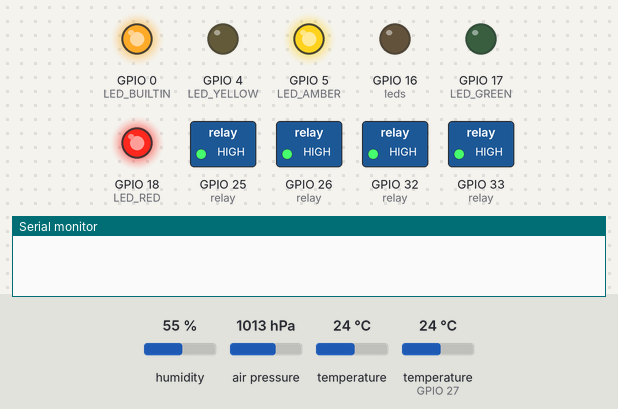
Recording of a program running on a simulated ESP32. Shown: switched loads named in the program (green lamp = pin HIGH), output pins drawn as LEDs (lit = HIGH), the last lines printed to the serial monitor. Inputs (shaded band) come from the test bench; at power-on: humidity 55 %, air pressure 1013 hPa, temperature 24 °C, temperature (sensor on GPIO 27) 24 °C. WiFi joins after 1.5 s; servers stay silent unless stated; no MQTT or app messages arrive unless stated.

Above: at 0.2 s.
At 0.7 s:
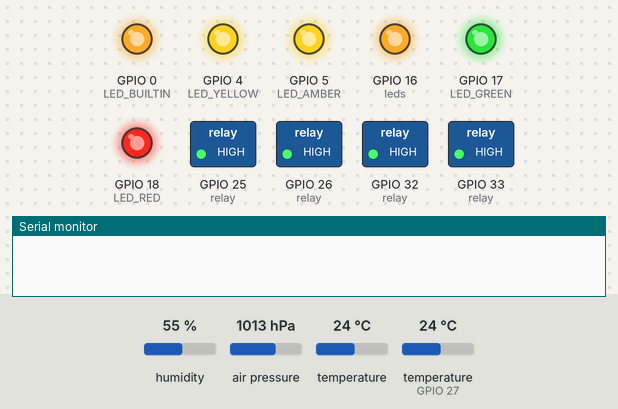
At 1.4 s:
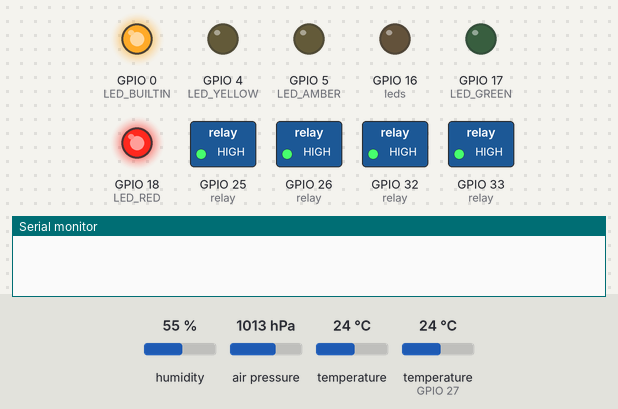
At 1.9 s:
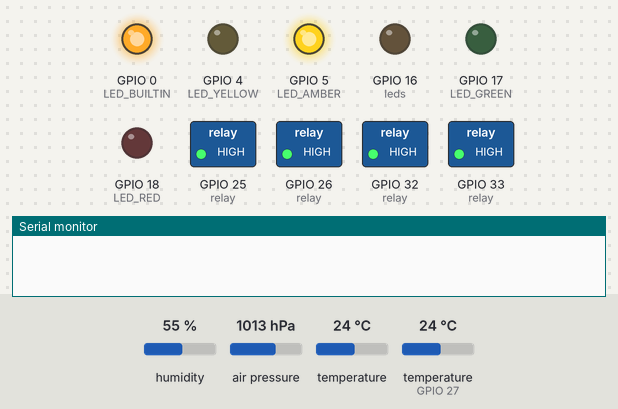
At 22.0 s:
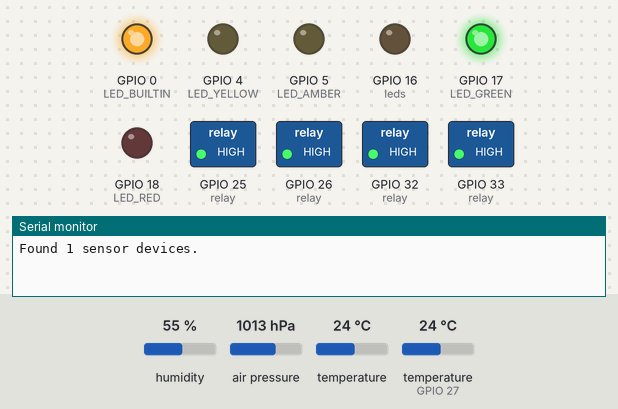
Timing chart, 0 to 23.5 s (numbered marks = the images above):
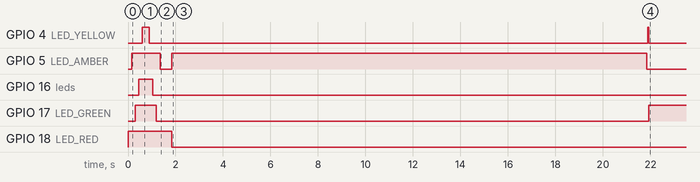

The program:

main.cpp
```cpp
#include <Arduino.h>
#include <Wire.h>
#include <SPI.h>
#include <Adafruit_Sensor.h>
#include <Adafruit_BME280.h>
#include <WiFi.h>
#include <OneWire.h>
#include <DallasTemperature.h>
#include <PubSubClient.h>

#include "main.hpp"

/* Sensors stuff */
Adafruit_BME280 airSensor; // Use I2C by default
#define SEALEVELPRESSURE_HPA (1013.25)
#define BME_ADDRESS 0x76  // This is usually 0x76 or 0x77 it depends on the sensor
#define BME_SDA 21  // Not really needed, just for the reference
#define BME_SCL 22  // Not really needed, just for the reference

#define ONEWIRE_PIN 27
OneWire oneWire(ONEWIRE_PIN);
DallasTemperature waterSensor(&oneWire);
DeviceAddress waterSensorAddress;

/* LEDS */
#define LED_BUILTIN 0
#define LED_RED     18
#define LED_AMBER   5
#define LED_GREEN   17
#define LED_BLUE    16
#define LED_YELLOW  4

int leds[5] = { LED_RED, LED_AMBER, LED_GREEN, LED_BLUE, LED_YELLOW};

/* Relays */
#define RELAY_1 32
#define RELAY_2 33
#define RELAY_3 25
#define RELAY_4 26

int relay[4] = {RELAY_1, RELAY_2, RELAY_3, RELAY_4};

/* Wireless and MQTT */
char ssid[] = "YOUR SSID";
char pass[] = "YOUR WPA";
int status = WL_IDLE_STATUS;
char mqttServer[] = "192.168.1.1";

WiFiClient espClient;
PubSubClient client(mqttServer, 1883, callback, espClient);

// Timekeeping
long mqttPing = 0;

void setup() {
  Serial.begin(115200);
  while(!Serial) {} // Wait

  // Pin setup
  pinMode(LED_BUILTIN, OUTPUT);

  // Set default LED states
  digitalWrite(LED_BUILTIN, HIGH);  // Builtin LED needs to be set to LOW to turn it off
  for (int i = 0; i < 5; i++) {
    digitalWrite(leds[i], LOW);
    pinMode(leds[i], OUTPUT);
  }

  // Initialize relays
  for (int i = 0; i < 4; i++) {
    digitalWrite(relay[i], HIGH);
    pinMode(relay[i], OUTPUT);
  }

  flash_leds();

  // Set WIFI mode
  WiFi.mode(WIFI_STA);
  WiFi.disconnect();
  delay(200);

  // Connect to WiFi
  while ( status != WL_CONNECTED) {
    digitalWrite(LED_AMBER, HIGH);
    digitalWrite(LED_RED, LOW);
    status = WiFi.begin(ssid, pass);
    delay(10000);
  }
  digitalWrite(LED_AMBER, LOW);

  // Star Wire protocol
  Wire.begin();
  while(!airSensor.begin(BME_ADDRESS)) {
    Serial.println("Could not find BME280I2C sensor!");
    delay(1000);
  }

  waterSensor.begin();
  Serial.print("Found ");
  Serial.print(waterSensor.getDeviceCount(), DEC);
  Serial.println(" sensor devices.");

  if (!waterSensor.getAddress(waterSensorAddress, 0)) {
    Serial.println("Unable to find address for water sensor.");
  }
}

float airTemp, waterTemp, airHumidity, airPressure;

void loop() {
  long now;
  char tmpStr[8];

  if (!client.connected()) {
    digitalWrite(LED_YELLOW, HIGH);
    reconnect();
    digitalWrite(LED_YELLOW, LOW);
    digitalWrite(LED_GREEN, HIGH);
  }
  client.loop();

  now = millis();

  if ( now - mqttPing > 5000 ) {
    mqttPing = now;
    airTemp = airSensor.readTemperature();
    airPressure = airSensor.readPressure() / 100.0F;
    airHumidity = airSensor.readHumidity();
    waterSensor.requestTemperatures();
    waterTemp = waterSensor.getTempC(waterSensorAddress);

    dtostrf(airTemp, 1, 2, tmpStr);
    Serial.print("Publishing: ");
    Serial.println(tmpStr);
    client.publish("air_temperature", tmpStr);

    dtostrf(waterTemp, 1, 2, tmpStr);
    Serial.print("Publishing: ");
    Serial.println(tmpStr);
    client.publish("water_temperature", tmpStr);

    dtostrf(airHumidity, 1, 2, tmpStr);
    Serial.print("Publishing: ");
    Serial.println(tmpStr);
    client.publish("air_humidity", tmpStr);

    dtostrf(airPressure, 1, 2, tmpStr);
    Serial.print("Publishing: ");
    Serial.println(tmpStr);
    client.publish("air_pressure", tmpStr);

    printAirValues();
    printWaterValues();
  }
}

void callback(char* topic, byte* message, unsigned int length) {
  String ssw;
  String sval;
  int val;
  int sw;

  // Rudimentary validation. Switch topics must be named as sw_1, sw_2, ....
  if ((strncmp(topic, "sw_", 3) == 0 && length == 1) ) {

    ssw = (char)topic[3];
    sw = ssw.toInt();

    // toInt() will return 0 if it fails conversion. Switches start at 1.
    if (sw == 0) {
      return;
    }

    sval = (char)message[0];
    val = sval.toInt();
    if (val > 0) {
      Serial.print("Turning on: ");
      Serial.println(sw - 1);
      digitalWrite(relay[sw - 1], LOW);
    } else {
      Serial.print("Turning off: ");
      Serial.println(sw - 1);
      digitalWrite(relay[sw - 1], HIGH);
    }
  }
}

void reconnect() {
  // Loop until we're reconnected
  while (!client.connected()) {
    if (client.connect("NerdPool")) {
      // One switch, one topic. This way HA will retain all
      // the states if ESP32 is disconnected.
      // These also need to be configured in HA.
      client.subscribe("sw_1");
      client.subscribe("sw_2");
      client.subscribe("sw_3");
      client.subscribe("sw_4");
      digitalWrite(LED_GREEN, HIGH);
      digitalWrite(LED_RED, LOW);
    } else {
      Serial.print("ERR= ");
      Serial.print(client.state());
      Serial.println(" -- retrying.");
      // Wait 5 seconds before retrying
      delay(5000);
    }
  }
}

void flash_leds() {
  for (int i = 0; i < 5; i++) { digitalWrite(leds[i], HIGH); delay(150); }
  delay(150);
  for (int i = 4; i > 0; i--) { digitalWrite(leds[i], LOW); delay(150); }
  delay(150);
}

void printAirValues() {
    Serial.print("Temperature = ");
    Serial.print(airSensor.readTemperature());
    Serial.println(" *C");

    Serial.print("Pressure = ");

    Serial.print(airSensor.readPressure() / 100.0F);
    Serial.println(" hPa");

    Serial.print("Approx. Altitude = ");
    Serial.print(airSensor.readAltitude(SEALEVELPRESSURE_HPA));
    Serial.println(" m");

    Serial.print("Humidity = ");
    Serial.print(airSensor.readHumidity());
    Serial.println(" %");
}

void printWaterValues()
{
  waterSensor.requestTemperatures();
  float tempC = waterSensor.getTempC(waterSensorAddress);
  Serial.print("Water temperature = ");
  Serial.print(tempC);
  Serial.println(" *C");
}
```

main.hpp
```cpp
#ifndef MAIN_HPP
#define MAIN_HPP
void flash_leds();
void printAirValues();
void printWaterValues();
void printCurrentNet();
void printWifiData();
void callback(char* topic, byte* message, unsigned int length);
void reconnect();
#endif
```

Measured:
- by itself, GPIO 4 (LED_YELLOW): HIGH → LOW at 0.90 s, → HIGH 21.0 s later, → LOW 0.05 s later
- by itself, GPIO 17 (LED_GREEN): HIGH → LOW at 1.2 s, → HIGH 20.7 s later
